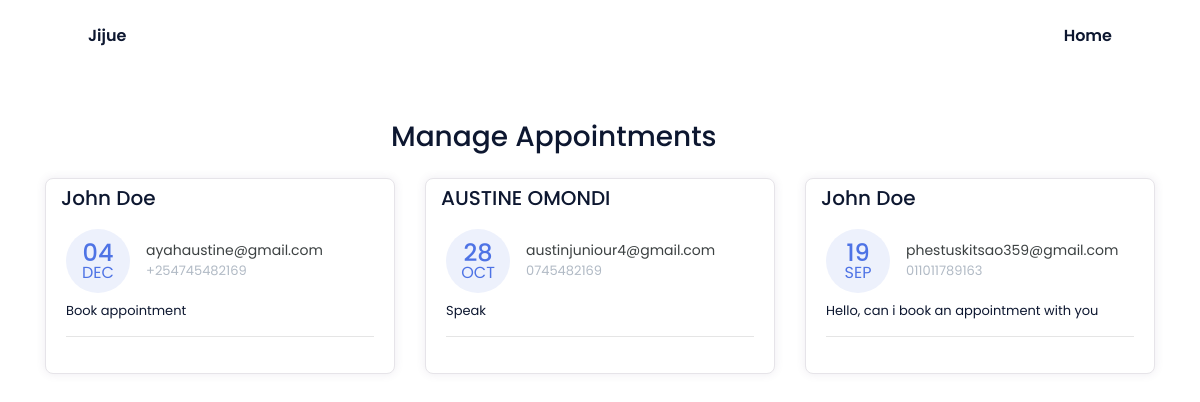
The app's page /manage-appointments/, older data.
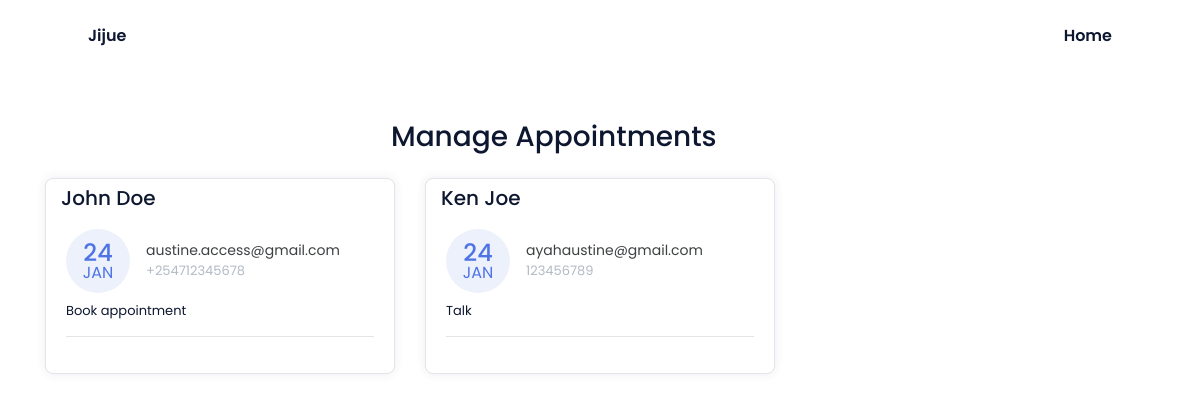
The same page, newer data.
### base/models.py (models this page shows, shortened)
class Appointment(models.Model):
    first_name = models.CharField(max_length=50)
    last_name = models.CharField(max_length=50)
    email = models.CharField(max_length=50)
    phone = models.CharField(max_length=50)
    request = models.TextField(blank=True)
    sent_date = models.DateField(auto_now_add=True)
    accepted = models.BooleanField(default=False)
    accepted_date = models.DateField(auto_now_add=False, null=True, blank=True)
    class Meta:
        ordering = ["-sent_date"]

### base/views.py (the view, shortened to what this page needs)
class ManageAppointmentTemplateView(ListView):
    template_name = "manage-appointments.html"
    model = Appointment
    context_object_name = "appointments"
    login_required = True
    paginate_by = 3
    def get_context_data(self, *args, **kwargs):
        context = super().get_context_data(*args, **kwargs)
        appointments = Appointment.objects.all()
        context.update({
            "title": "Manage Appointments"
        })
        return context

### templates/manage-appointments.html (shortened to what this page needs)
{% extends 'base.html' %}
{% block cta %}
{% block content %}
    <div class="container mt-5">
        <div class="col-11 text-center mt-4 mb-4">
            <h3>
                Manage Appointments
            </h3>
        </div>
        <div class="row">
        {% for app in appointments %}
            <div class="col-lg-4">
                <div class="card card-margin">
                    <div class="card-header no-border">
                        <h5 class="card-title">{{app.first_name}} {{app.last_name}}</h5>
                    </div>
                    <div class="card-body pt-0">
                        <div class="widget-49">
                            <div class="widget-49-title-wrapper">
                                <div class="widget-49-date-primary">
                                    <span class="widget-49-date-day">{{app.sent_date|date:"d"}}</span>
                                    <span class="widget-49-date-month">{{app.sent_date|date:"M"}}</span>
                                </div>
                                <div class="widget-49-meeting-info">
                                    <span class="widget-49-pro-title">{{app.email}}</span>
                                    <span class="widget-49-meeting-time">{{app.phone}}</span>
                                </div>
                            </div>
                            <div class="widget-49-meeting-points">
                                <span>{{app.request}}</span>
                            </div>
                            <hr class="w-100">
                        </div>
                    </div>
                </div>
            </div>
        {% endfor %}
        </div>
{% endblock content %}
{% endblock cta %}

### templates/base.html (shortened to what this page needs)
{% load static %}
<!DOCTYPE html>
<html lang="en">
  <head>
    <link href="{% static 'css/bootstrap.min.css' %}" rel="stylesheet" />
    <link href="{% static 'css/bootstrap.css' %}" rel="stylesheet" />
    <link href="{% static 'styles/style.css' %}" rel="stylesheet" />
    <link
      rel="stylesheet"
      href="https://cdnjs.cloudflare.com/ajax/libs/font-awesome/5.15.3/css/all.min.css"
    />
    <link rel="stylesheet" href="{% static 'css/styles.css' %}" />
  </head>
  <body>
  <header>
      <nav class="nav bd-grid">
        <div>
            <a href="#" class="nav__logo">Jijue</a>
        </div>
        <div class="nav__menu" id="nav-menu">
            <ul class="nav__list">
                <li class="nav__item"><a href="/" class="nav__link">Home</a></li>
            </ul>
        </div>
    </nav>
  </header>
      {% block cta %}{% endblock cta %}
    </div>
  </body>
</html>

### static/styles/style.css (style rules this page uses)
:root { --header-height: 3rem; --font-semi: 600; --hue-color: 224; --first-color: hsl(var(--hue-color), 89%, 60%); --second-color: hsl(var(--hue-color), 56%, 12%); --body-font: 'Poppins', sans-serif; --big-font-size: 2rem; --h2-font-size: 1.25rem; --normal-font-size: .938rem; --smaller-font-size: .75rem; --mb-2: 1rem; --mb-4: 2rem; --mb-5: 2.5rem; --mb-6: 3rem; --z-back: -10; --z-fixed: 100; }
@media screen and (min-width: 968px) { :root { --big-font-size: 3.5rem; --h2-font-size: 2rem; --normal-font-size: 1rem; --smaller-font-size: .875rem; } }
html { scroll-behavior: smooth; }
body { margin: var(--header-height) 0 0 0; font-family: var(--body-font); font-size: var(--normal-font-size); color: var(--second-color); }
ul { margin: 0; padding: 0; list-style: none; }
a { text-decoration: none; }
.bd-grid { max-width: 1024px; display: grid; margin-left: var(--mb-2); margin-right: var(--mb-2); }
.nav { height: var(--header-height); display: flex; justify-content: space-between; align-items: center; font-weight: var(--font-semi); }
.nav__item { margin-bottom: var(--mb-4); }
.nav__link { position: relative; color: #fff; }
.nav__logo { color: var(--second-color); }
@media screen and (min-width: 768px) { body { margin: 0; } }
@media screen and (min-width: 768px) { .nav { height: calc(var(--header-height) + 1.5rem); } }
@media screen and (min-width: 768px) { .nav__list { display: flex; padding-top: 0; } }
@media screen and (min-width: 768px) { .nav__item { margin-left: var(--mb-6); margin-bottom: 0; } }
@media screen and (min-width: 768px) { .nav__link { color: var(--second-color); } }
@media screen and (min-width: 992px) { .bd-grid { margin-left: auto; margin-right: auto; } }

Row changes from the older to the newer data that the page shows:
removed Appointment: first_name "John", last_name "Doe", sent_date "04", sent_date "DEC", email "ayahaustine@gmail.com", phone "+254745482169", request "Book appointment"
removed Appointment: first_name "AUSTINE", last_name "OMONDI", sent_date "28", sent_date "OCT", email "austinjuniour4@gmail.com", phone "0745482169", request "Speak"
removed Appointment: first_name "John", last_name "Doe", sent_date "19", sent_date "SEP", email "phestuskitsao359@gmail.com", phone "011011789163", request "Hello, can i book an appointment with you"
added Appointment: first_name "John", last_name "Doe", sent_date "24", sent_date "JAN", email "austine.access@gmail.com", phone "+254712345678", request "Book appointment"
added Appointment: first_name "Ken", last_name "Joe", sent_date "24", sent_date "JAN", email "ayahaustine@gmail.com", phone "123456789", request "Talk"
